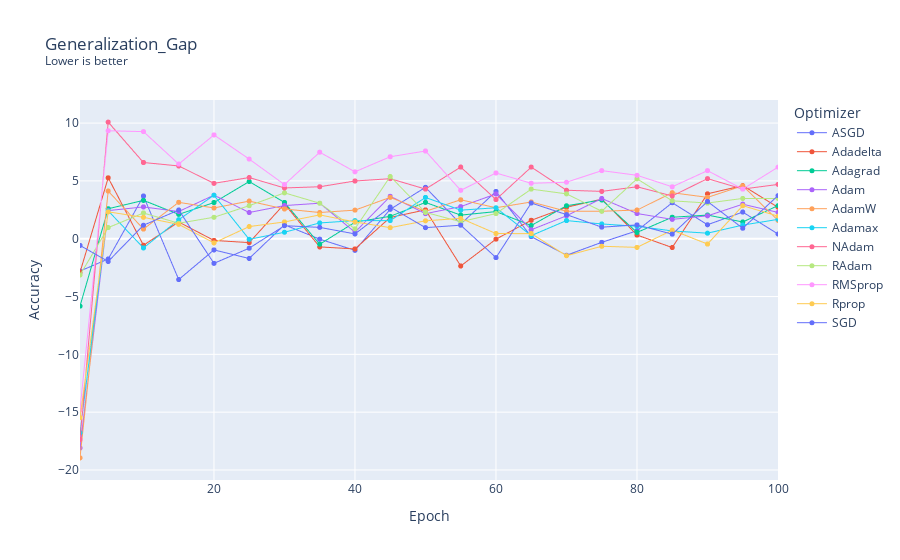

Notebook cell for this chart:
### Code cell
plot_summary(
    summaries,
    "Generalization_Gap"
)

### Figure 1 — Plotly figure (JSON) as saved in the notebook; plotly's stock layout.template omitted (floating-point values rounded to 4 significant figures)
{"data": [{"connectgaps": true, "hovertemplate": "Optimizer=ASGD<br>Epoch=%{x}<br>Generalization_Gap=%{y}<extra></extra>", "legendgroup": "ASGD", "line": {"color": "#636efa", "dash": "solid", "width": 1}, "marker": {"size": 5, "symbol": "circle"}, "mode": "lines+markers", "name": "ASGD", "showlegend": true, "type": "scattergl", "x": [1, 2, 3, 4, 5, 6, 7, 8, 9, 10, 11, 12, 13, 14, 15, 16, 17, 18, 19, 20, 21, 22, 23, 24, 25, 26, 27, 28, 29, 30, 31, 32, 33, 34, 35, 36, 37, 38, 39, 40, 41, 42, 43, 44, 45, 46, 47, 48, 49, 50, 51, 52, 53, 54, 55, 56, 57, 58, 59, 60, 61, 62, 63, 64, 65, 66, 67, 68, 69, 70, 71, 72, 73, 74, 75, 76, 77, 78, 79, 80, 81, 82, 83, 84, 85, 86, 87, 88, 89, 90, 91, 92, 93, 94, 95, 96, 97, 98, 99, 100], "xaxis": "x", "y": [-2.798, null, null, null, -1.753, null, null, null, null, 3.692, null, null, null, null, -3.533, null, null, null, null, -0.9685, null, null, null, null, -1.708, null, null, null, null, 1.204, null, null, null, null, -0.03952, null, null, null, null, -1.006, null, null, null, null, 2.542, null, null, null, null, 4.444, null, null, null, null, 1.26, null, null, null, null, 4.087, null, null, null, null, 0.1823, null, null, null, null, -1.428, null, null, null, null, -0.3145, null, null, null, null, 0.6903, null, null, null, null, 3.113, null, null, null, null, 1.208, null, null, null, null, 2.304, null, null, null, null, 0.4073], "yaxis": "y"}, {"connectgaps": true, "hovertemplate": "Optimizer=Adadelta<br>Epoch=%{x}<br>Generalization_Gap=%{y}<extra></extra>", "legendgroup": "Adadelta", "line": {"color": "#EF553B", "dash": "solid", "width": 1}, "marker": {"size": 5, "symbol": "circle"}, "mode": "lines+markers", "name": "Adadelta", "showlegend": true, "type": "scattergl", "x": [1, 2, 3, 4, 5, 6, 7, 8, 9, 10, 11, 12, 13, 14, 15, 16, 17, 18, 19, 20, 21, 22, 23, 24, 25, 26, 27, 28, 29, 30, 31, 32, 33, 34, 35, 36, 37, 38, 39, 40, 41, 42, 43, 44, 45, 46, 47, 48, 49, 50, 51, 52, 53, 54, 55, 56, 57, 58, 59, 60, 61, 62, 63, 64, 65, 66, 67, 68, 69, 70, 71, 72, 73, 74, 75, 76, 77, 78, 79, 80, 81, 82, 83, 84, 85, 86, 87, 88, 89, 90, 91, 92, 93, 94, 95, 96, 97, 98, 99, 100], "xaxis": "x", "y": [-2.909, null, null, null, 5.268, null, null, null, null, -0.5645, null, null, null, null, 1.446, null, null, null, null, -0.1484, null, null, null, null, -0.3363, null, null, null, null, 3.012, null, null, null, null, -0.7081, null, null, null, null, -0.8839, null, null, null, null, 1.843, null, null, null, null, 2.493, null, null, null, null, -2.358, null, null, null, null, -0.0379, null, null, null, null, 1.594, null, null, null, null, 2.717, null, null, null, null, 3.427, null, null, null, null, 0.3177, null, null, null, null, -0.7629, null, null, null, null, 3.884, null, null, null, null, 4.597, null, null, null, null, 2.716], "yaxis": "y"}, {"connectgaps": true, "hovertemplate": "Optimizer=Adagrad<br>Epoch=%{x}<br>Generalization_Gap=%{y}<extra></extra>", "legendgroup": "Adagrad", "line": {"color": "#00cc96", "dash": "solid", "width": 1}, "marker": {"size": 5, "symbol": "circle"}, "mode": "lines+markers", "name": "Adagrad", "showlegend": true, "type": "scattergl", "x": [1, 2, 3, 4, 5, 6, 7, 8, 9, 10, 11, 12, 13, 14, 15, 16, 17, 18, 19, 20, 21, 22, 23, 24, 25, 26, 27, 28, 29, 30, 31, 32, 33, 34, 35, 36, 37, 38, 39, 40, 41, 42, 43, 44, 45, 46, 47, 48, 49, 50, 51, 52, 53, 54, 55, 56, 57, 58, 59, 60, 61, 62, 63, 64, 65, 66, 67, 68, 69, 70, 71, 72, 73, 74, 75, 76, 77, 78, 79, 80, 81, 82, 83, 84, 85, 86, 87, 88, 89, 90, 91, 92, 93, 94, 95, 96, 97, 98, 99, 100], "xaxis": "x", "y": [-5.829, null, null, null, 2.594, null, null, null, null, 3.316, null, null, null, null, 2.107, null, null, null, null, 3.129, null, null, null, null, 4.946, null, null, null, null, 3.135, null, null, null, null, -0.4758, null, null, null, null, 1.429, null, null, null, null, 1.936, null, null, null, null, 3.14, null, null, null, null, 2.04, null, null, null, null, 2.346, null, null, null, null, 1.141, null, null, null, null, 2.852, null, null, null, null, 3.354, null, null, null, null, 0.5435, null, null, null, null, 1.858, null, null, null, null, 2.046, null, null, null, null, 1.448, null, null, null, null, 2.863], "yaxis": "y"}, {"connectgaps": true, "hovertemplate": "Optimizer=Adam<br>Epoch=%{x}<br>Generalization_Gap=%{y}<extra></extra>", "legendgroup": "Adam", "line": {"color": "#ab63fa", "dash": "solid", "width": 1}, "marker": {"size": 5, "symbol": "circle"}, "mode": "lines+markers", "name": "Adam", "showlegend": true, "type": "scattergl", "x": [1, 2, 3, 4, 5, 6, 7, 8, 9, 10, 11, 12, 13, 14, 15, 16, 17, 18, 19, 20, 21, 22, 23, 24, 25, 26, 27, 28, 29, 30, 31, 32, 33, 34, 35, 36, 37, 38, 39, 40, 41, 42, 43, 44, 45, 46, 47, 48, 49, 50, 51, 52, 53, 54, 55, 56, 57, 58, 59, 60, 61, 62, 63, 64, 65, 66, 67, 68, 69, 70, 71, 72, 73, 74, 75, 76, 77, 78, 79, 80, 81, 82, 83, 84, 85, 86, 87, 88, 89, 90, 91, 92, 93, 94, 95, 96, 97, 98, 99, 100], "xaxis": "x", "y": [-18.09, null, null, null, 2.433, null, null, null, null, 2.75, null, null, null, null, 2.352, null, null, null, null, 3.767, null, null, null, null, 2.265, null, null, null, null, 2.869, null, null, null, null, 3.069, null, null, null, null, 0.5637, null, null, null, null, 3.668, null, null, null, null, 2.171, null, null, null, null, 2.777, null, null, null, null, 3.872, null, null, null, null, 0.7742, null, null, null, null, 1.982, null, null, null, null, 3.48, null, null, null, null, 2.181, null, null, null, null, 1.674, null, null, null, null, 1.98, null, null, null, null, 2.985, null, null, null, null, 2.275], "yaxis": "y"}, {"connectgaps": true, "hovertemplate": "Optimizer=AdamW<br>Epoch=%{x}<br>Generalization_Gap=%{y}<extra></extra>", "legendgroup": "AdamW", "line": {"color": "#FFA15A", "dash": "solid", "width": 1}, "marker": {"size": 5, "symbol": "circle"}, "mode": "lines+markers", "name": "AdamW", "showlegend": true, "type": "scattergl", "x": [1, 2, 3, 4, 5, 6, 7, 8, 9, 10, 11, 12, 13, 14, 15, 16, 17, 18, 19, 20, 21, 22, 23, 24, 25, 26, 27, 28, 29, 30, 31, 32, 33, 34, 35, 36, 37, 38, 39, 40, 41, 42, 43, 44, 45, 46, 47, 48, 49, 50, 51, 52, 53, 54, 55, 56, 57, 58, 59, 60, 61, 62, 63, 64, 65, 66, 67, 68, 69, 70, 71, 72, 73, 74, 75, 76, 77, 78, 79, 80, 81, 82, 83, 84, 85, 86, 87, 88, 89, 90, 91, 92, 93, 94, 95, 96, 97, 98, 99, 100], "xaxis": "x", "y": [-18.95, null, null, null, 4.122, null, null, null, null, 0.8347, null, null, null, null, 3.148, null, null, null, null, 2.66, null, null, null, null, 3.254, null, null, null, null, 2.572, null, null, null, null, 2.268, null, null, null, null, 2.473, null, null, null, null, 3.576, null, null, null, null, 2.37, null, null, null, null, 3.369, null, null, null, null, 2.677, null, null, null, null, 3.179, null, null, null, null, 2.37, null, null, null, null, 2.375, null, null, null, null, 2.478, null, null, null, null, 3.978, null, null, null, null, 3.577, null, null, null, null, 4.58, null, null, null, null, 1.58], "yaxis": "y"}, {"connectgaps": true, "hovertemplate": "Optimizer=Adamax<br>Epoch=%{x}<br>Generalization_Gap=%{y}<extra></extra>", "legendgroup": "Adamax", "line": {"color": "#19d3f3", "dash": "solid", "width": 1}, "marker": {"size": 5, "symbol": "circle"}, "mode": "lines+markers", "name": "Adamax", "showlegend": true, "type": "scattergl", "x": [1, 2, 3, 4, 5, 6, 7, 8, 9, 10, 11, 12, 13, 14, 15, 16, 17, 18, 19, 20, 21, 22, 23, 24, 25, 26, 27, 28, 29, 30, 31, 32, 33, 34, 35, 36, 37, 38, 39, 40, 41, 42, 43, 44, 45, 46, 47, 48, 49, 50, 51, 52, 53, 54, 55, 56, 57, 58, 59, 60, 61, 62, 63, 64, 65, 66, 67, 68, 69, 70, 71, 72, 73, 74, 75, 76, 77, 78, 79, 80, 81, 82, 83, 84, 85, 86, 87, 88, 89, 90, 91, 92, 93, 94, 95, 96, 97, 98, 99, 100], "xaxis": "x", "y": [-16.78, null, null, null, 2.409, null, null, null, null, -0.7952, null, null, null, null, 1.644, null, null, null, null, 3.76, null, null, null, null, -0.05, null, null, null, null, 0.5605, null, null, null, null, 1.365, null, null, null, null, 1.565, null, null, null, null, 1.567, null, null, null, null, 3.57, null, null, null, null, 2.469, null, null, null, null, 2.678, null, null, null, null, 0.2677, null, null, null, null, 1.571, null, null, null, null, 1.277, null, null, null, null, 1.075, null, null, null, null, 0.6742, null, null, null, null, 0.4782, null, null, null, null, 1.179, null, null, null, null, 1.673], "yaxis": "y"}, {"connectgaps": true, "hovertemplate": "Optimizer=NAdam<br>Epoch=%{x}<br>Generalization_Gap=%{y}<extra></extra>", "legendgroup": "NAdam", "line": {"color": "#FF6692", "dash": "solid", "width": 1}, "marker": {"size": 5, "symbol": "circle"}, "mode": "lines+markers", "name": "NAdam", "showlegend": true, "type": "scattergl", "x": [1, 2, 3, 4, 5, 6, 7, 8, 9, 10, 11, 12, 13, 14, 15, 16, 17, 18, 19, 20, 21, 22, 23, 24, 25, 26, 27, 28, 29, 30, 31, 32, 33, 34, 35, 36, 37, 38, 39, 40, 41, 42, 43, 44, 45, 46, 47, 48, 49, 50, 51, 52, 53, 54, 55, 56, 57, 58, 59, 60, 61, 62, 63, 64, 65, 66, 67, 68, 69, 70, 71, 72, 73, 74, 75, 76, 77, 78, 79, 80, 81, 82, 83, 84, 85, 86, 87, 88, 89, 90, 91, 92, 93, 94, 95, 96, 97, 98, 99, 100], "xaxis": "x", "y": [-17.36, null, null, null, 10.08, null, null, null, null, 6.59, null, null, null, null, 6.295, null, null, null, null, 4.788, null, null, null, null, 5.291, null, null, null, null, 4.392, null, null, null, null, 4.494, null, null, null, null, 4.993, null, null, null, null, 5.191, null, null, null, null, 4.294, null, null, null, null, 6.194, null, null, null, null, 3.389, null, null, null, null, 6.194, null, null, null, null, 4.193, null, null, null, null, 4.094, null, null, null, null, 4.492, null, null, null, null, 3.698, null, null, null, null, 5.197, null, null, null, null, 4.294, null, null, null, null, 4.696], "yaxis": "y"}, {"connectgaps": true, "hovertemplate": "Optimizer=RAdam<br>Epoch=%{x}<br>Generalization_Gap=%{y}<extra></extra>", "legendgroup": "RAdam", "line": {"color": "#B6E880", "dash": "solid", "width": 1}, "marker": {"size": 5, "symbol": "circle"}, "mode": "lines+markers", "name": "RAdam", "showlegend": true, "type": "scattergl", "x": [1, 2, 3, 4, 5, 6, 7, 8, 9, 10, 11, 12, 13, 14, 15, 16, 17, 18, 19, 20, 21, 22, 23, 24, 25, 26, 27, 28, 29, 30, 31, 32, 33, 34, 35, 36, 37, 38, 39, 40, 41, 42, 43, 44, 45, 46, 47, 48, 49, 50, 51, 52, 53, 54, 55, 56, 57, 58, 59, 60, 61, 62, 63, 64, 65, 66, 67, 68, 69, 70, 71, 72, 73, 74, 75, 76, 77, 78, 79, 80, 81, 82, 83, 84, 85, 86, 87, 88, 89, 90, 91, 92, 93, 94, 95, 96, 97, 98, 99, 100], "xaxis": "x", "y": [-3.135, null, null, null, 0.9621, null, null, null, null, 2.224, null, null, null, null, 1.34, null, null, null, null, 1.855, null, null, null, null, 2.858, null, null, null, null, 3.965, null, null, null, null, 3.069, null, null, null, null, 0.8597, null, null, null, null, 5.377, null, null, null, null, 2.273, null, null, null, null, 1.469, null, null, null, null, 2.174, null, null, null, null, 4.288, null, null, null, null, 3.881, null, null, null, null, 2.377, null, null, null, null, 5.183, null, null, null, null, 3.277, null, null, null, null, 3.087, null, null, null, null, 3.482, null, null, null, null, 3.485], "yaxis": "y"}, {"connectgaps": true, "hovertemplate": "Optimizer=RMSprop<br>Epoch=%{x}<br>Generalization_Gap=%{y}<extra></extra>", "legendgroup": "RMSprop", "line": {"color": "#FF97FF", "dash": "solid", "width": 1}, "marker": {"size": 5, "symbol": "circle"}, "mode": "lines+markers", "name": "RMSprop", "showlegend": true, "type": "scattergl", "x": [1, 2, 3, 4, 5, 6, 7, 8, 9, 10, 11, 12, 13, 14, 15, 16, 17, 18, 19, 20, 21, 22, 23, 24, 25, 26, 27, 28, 29, 30, 31, 32, 33, 34, 35, 36, 37, 38, 39, 40, 41, 42, 43, 44, 45, 46, 47, 48, 49, 50, 51, 52, 53, 54, 55, 56, 57, 58, 59, 60, 61, 62, 63, 64, 65, 66, 67, 68, 69, 70, 71, 72, 73, 74, 75, 76, 77, 78, 79, 80, 81, 82, 83, 84, 85, 86, 87, 88, 89, 90, 91, 92, 93, 94, 95, 96, 97, 98, 99, 100], "xaxis": "x", "y": [-14.82, null, null, null, 9.338, null, null, null, null, 9.262, null, null, null, null, 6.455, null, null, null, null, 8.977, null, null, null, null, 6.885, null, null, null, null, 4.684, null, null, null, null, 7.481, null, null, null, null, 5.786, null, null, null, null, 7.09, null, null, null, null, 7.585, null, null, null, null, 4.185, null, null, null, null, 5.683, null, null, null, null, 4.796, null, null, null, null, 4.884, null, null, null, null, 5.888, null, null, null, null, 5.485, null, null, null, null, 4.49, null, null, null, null, 5.889, null, null, null, null, 4.29, null, null, null, null, 6.191], "yaxis": "y"}, {"connectgaps": true, "hovertemplate": "Optimizer=Rprop<br>Epoch=%{x}<br>Generalization_Gap=%{y}<extra></extra>", "legendgroup": "Rprop", "line": {"color": "#FECB52", "dash": "solid", "width": 1}, "marker": {"size": 5, "symbol": "circle"}, "mode": "lines+markers", "name": "Rprop", "showlegend": true, "type": "scattergl", "x": [1, 2, 3, 4, 5, 6, 7, 8, 9, 10, 11, 12, 13, 14, 15, 16, 17, 18, 19, 20, 21, 22, 23, 24, 25, 26, 27, 28, 29, 30, 31, 32, 33, 34, 35, 36, 37, 38, 39, 40, 41, 42, 43, 44, 45, 46, 47, 48, 49, 50, 51, 52, 53, 54, 55, 56, 57, 58, 59, 60, 61, 62, 63, 64, 65, 66, 67, 68, 69, 70, 71, 72, 73, 74, 75, 76, 77, 78, 79, 80, 81, 82, 83, 84, 85, 86, 87, 88, 89, 90, 91, 92, 93, 94, 95, 96, 97, 98, 99, 100], "xaxis": "x", "y": [-15.48, null, null, null, 2.326, null, null, null, null, 1.85, null, null, null, null, 1.242, null, null, null, null, -0.3605, null, null, null, null, 1.051, null, null, null, null, 1.449, null, null, null, null, 2.061, null, null, null, null, 1.451, null, null, null, null, 0.9556, null, null, null, null, 1.548, null, null, null, null, 1.763, null, null, null, null, 0.4476, null, null, null, null, 0.4444, null, null, null, null, -1.47, null, null, null, null, -0.6524, null, null, null, null, -0.7492, null, null, null, null, 0.7427, null, null, null, null, -0.4621, null, null, null, null, 2.857, null, null, null, null, 1.952], "yaxis": "y"}, {"connectgaps": true, "hovertemplate": "Optimizer=SGD<br>Epoch=%{x}<br>Generalization_Gap=%{y}<extra></extra>", "legendgroup": "SGD", "line": {"color": "#636efa", "dash": "solid", "width": 1}, "marker": {"size": 5, "symbol": "circle"}, "mode": "lines+markers", "name": "SGD", "showlegend": true, "type": "scattergl", "x": [1, 2, 3, 4, 5, 6, 7, 8, 9, 10, 11, 12, 13, 14, 15, 16, 17, 18, 19, 20, 21, 22, 23, 24, 25, 26, 27, 28, 29, 30, 31, 32, 33, 34, 35, 36, 37, 38, 39, 40, 41, 42, 43, 44, 45, 46, 47, 48, 49, 50, 51, 52, 53, 54, 55, 56, 57, 58, 59, 60, 61, 62, 63, 64, 65, 66, 67, 68, 69, 70, 71, 72, 73, 74, 75, 76, 77, 78, 79, 80, 81, 82, 83, 84, 85, 86, 87, 88, 89, 90, 91, 92, 93, 94, 95, 96, 97, 98, 99, 100], "xaxis": "x", "y": [-0.5798, null, null, null, -1.966, null, null, null, null, 1.167, null, null, null, null, 2.483, null, null, null, null, -2.129, null, null, null, null, -0.8202, null, null, null, null, 1.127, null, null, null, null, 0.9815, null, null, null, null, 0.4153, null, null, null, null, 2.738, null, null, null, null, 0.9581, null, null, null, null, 1.169, null, null, null, null, -1.633, null, null, null, null, 3.088, null, null, null, null, 2.085, null, null, null, null, 0.9992, null, null, null, null, 1.194, null, null, null, null, 0.3952, null, null, null, null, 3.221, null, null, null, null, 0.9056, null, null, null, null, 3.728], "yaxis": "y"}], "layout": {"legend": {"title": {"text": "Optimizer"}, "tracegroupgap": 0}, "title": {"text": "Generalization_Gap<br><sup>Lower is better</sup>"}, "xaxis": {"anchor": "y", "domain": [0, 1], "range": [1, 100], "title": {"text": "Epoch"}}, "yaxis": {"anchor": "x", "domain": [0, 1], "title": {"text": "Accuracy"}}}}
